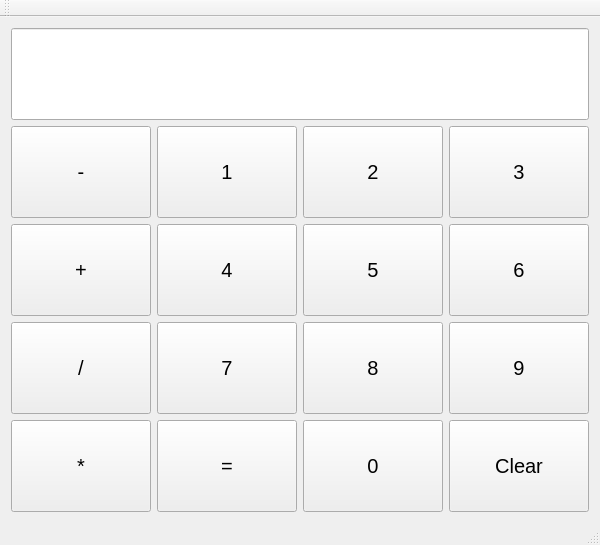
<?xml version="1.0" encoding="UTF-8"?>
<ui version="4.0">
 <class>FirstCalculatorOnQTClass</class>
 <widget class="QMainWindow" name="FirstCalculatorOnQTClass">
  <property name="geometry">
   <rect>
    <x>0</x>
    <y>0</y>
    <width>600</width>
    <height>545</height>
   </rect>
  </property>
  <property name="sizePolicy">
   <sizepolicy hsizetype="Expanding" vsizetype="Expanding">
    <horstretch>0</horstretch>
    <verstretch>0</verstretch>
   </sizepolicy>
  </property>
  <property name="windowTitle">
   <string>FirstCalculatorOnQT</string>
  </property>
  <widget class="QWidget" name="centralWidget">
   <layout class="QGridLayout" name="gridLayout_2">
    <item row="0" column="0">
     <layout class="QVBoxLayout" name="verticalLayout">
      <item>
       <layout class="QGridLayout" name="gridLayout">
        <item row="3" column="0">
         <widget class="QPushButton" name="pushButton_11">
          <property name="sizePolicy">
           <sizepolicy hsizetype="Expanding" vsizetype="Expanding">
            <horstretch>0</horstretch>
            <verstretch>0</verstretch>
           </sizepolicy>
          </property>
          <property name="font">
           <font>
            <pointsize>15</pointsize>
           </font>
          </property>
          <property name="text">
           <string>-</string>
          </property>
         </widget>
        </item>
        <item row="9" column="1">
         <widget class="QPushButton" name="pushButton_7">
          <property name="sizePolicy">
           <sizepolicy hsizetype="Expanding" vsizetype="Expanding">
            <horstretch>0</horstretch>
            <verstretch>0</verstretch>
           </sizepolicy>
          </property>
          <property name="font">
           <font>
            <pointsize>15</pointsize>
           </font>
          </property>
          <property name="text">
           <string>7</string>
          </property>
         </widget>
        </item>
        <item row="3" column="2">
         <widget class="QPushButton" name="pushButton_2">
          <property name="sizePolicy">
           <sizepolicy hsizetype="Expanding" vsizetype="Expanding">
            <horstretch>0</horstretch>
            <verstretch>0</verstretch>
           </sizepolicy>
          </property>
          <property name="font">
           <font>
            <pointsize>15</pointsize>
           </font>
          </property>
          <property name="text">
           <string>2</string>
          </property>
         </widget>
        </item>
        <item row="3" column="3">
         <widget class="QPushButton" name="pushButton_3">
          <property name="sizePolicy">
           <sizepolicy hsizetype="Expanding" vsizetype="Expanding">
            <horstretch>0</horstretch>
            <verstretch>0</verstretch>
           </sizepolicy>
          </property>
          <property name="font">
           <font>
            <pointsize>15</pointsize>
           </font>
          </property>
          <property name="text">
           <string>3</string>
          </property>
         </widget>
        </item>
        <item row="3" column="1">
         <widget class="QPushButton" name="pushButton">
          <property name="sizePolicy">
           <sizepolicy hsizetype="Expanding" vsizetype="Expanding">
            <horstretch>0</horstretch>
            <verstretch>0</verstretch>
           </sizepolicy>
          </property>
          <property name="font">
           <font>
            <pointsize>15</pointsize>
           </font>
          </property>
          <property name="text">
           <string>1</string>
          </property>
         </widget>
        </item>
        <item row="9" column="3">
         <widget class="QPushButton" name="pushButton_9">
          <property name="sizePolicy">
           <sizepolicy hsizetype="Expanding" vsizetype="Expanding">
            <horstretch>0</horstretch>
            <verstretch>0</verstretch>
           </sizepolicy>
          </property>
          <property name="font">
           <font>
            <pointsize>15</pointsize>
           </font>
          </property>
          <property name="text">
           <string>9</string>
          </property>
         </widget>
        </item>
        <item row="6" column="1">
         <widget class="QPushButton" name="pushButton_4">
          <property name="sizePolicy">
           <sizepolicy hsizetype="Expanding" vsizetype="Expanding">
            <horstretch>0</horstretch>
            <verstretch>0</verstretch>
           </sizepolicy>
          </property>
          <property name="font">
           <font>
            <pointsize>15</pointsize>
           </font>
          </property>
          <property name="text">
           <string>4</string>
          </property>
         </widget>
        </item>
        <item row="6" column="2">
         <widget class="QPushButton" name="pushButton_5">
          <property name="sizePolicy">
           <sizepolicy hsizetype="Expanding" vsizetype="Expanding">
            <horstretch>0</horstretch>
            <verstretch>0</verstretch>
           </sizepolicy>
          </property>
          <property name="font">
           <font>
            <pointsize>15</pointsize>
           </font>
          </property>
          <property name="text">
           <string>5</string>
          </property>
         </widget>
        </item>
        <item row="9" column="0">
         <widget class="QPushButton" name="pushButton_14">
          <property name="sizePolicy">
           <sizepolicy hsizetype="Expanding" vsizetype="Expanding">
            <horstretch>0</horstretch>
            <verstretch>0</verstretch>
           </sizepolicy>
          </property>
          <property name="font">
           <font>
            <pointsize>15</pointsize>
           </font>
          </property>
          <property name="text">
           <string>/</string>
          </property>
         </widget>
        </item>
        <item row="6" column="0">
         <widget class="QPushButton" name="pushButton_12">
          <property name="sizePolicy">
           <sizepolicy hsizetype="Expanding" vsizetype="Expanding">
            <horstretch>0</horstretch>
            <verstretch>0</verstretch>
           </sizepolicy>
          </property>
          <property name="font">
           <font>
            <pointsize>15</pointsize>
           </font>
          </property>
          <property name="text">
           <string>+</string>
          </property>
         </widget>
        </item>
        <item row="0" column="0" colspan="4">
         <widget class="QLineEdit" name="lineEdit">
          <property name="sizePolicy">
           <sizepolicy hsizetype="Expanding" vsizetype="Expanding">
            <horstretch>0</horstretch>
            <verstretch>0</verstretch>
           </sizepolicy>
          </property>
          <property name="font">
           <font>
            <pointsize>15</pointsize>
           </font>
          </property>
          <property name="alignment">
           <set>Qt::AlignmentFlag::AlignRight|Qt::AlignmentFlag::AlignTrailing|Qt::AlignmentFlag::AlignVCenter</set>
          </property>
         </widget>
        </item>
        <item row="9" column="2">
         <widget class="QPushButton" name="pushButton_8">
          <property name="sizePolicy">
           <sizepolicy hsizetype="Expanding" vsizetype="Expanding">
            <horstretch>0</horstretch>
            <verstretch>0</verstretch>
           </sizepolicy>
          </property>
          <property name="font">
           <font>
            <pointsize>15</pointsize>
           </font>
          </property>
          <property name="text">
           <string>8</string>
          </property>
         </widget>
        </item>
        <item row="6" column="3">
         <widget class="QPushButton" name="pushButton_6">
          <property name="sizePolicy">
           <sizepolicy hsizetype="Expanding" vsizetype="Expanding">
            <horstretch>0</horstretch>
            <verstretch>0</verstretch>
           </sizepolicy>
          </property>
          <property name="font">
           <font>
            <pointsize>15</pointsize>
           </font>
          </property>
          <property name="text">
           <string>6</string>
          </property>
         </widget>
        </item>
        <item row="10" column="1">
         <widget class="QPushButton" name="pushButton_16">
          <property name="sizePolicy">
           <sizepolicy hsizetype="Expanding" vsizetype="Expanding">
            <horstretch>0</horstretch>
            <verstretch>0</verstretch>
           </sizepolicy>
          </property>
          <property name="font">
           <font>
            <pointsize>15</pointsize>
           </font>
          </property>
          <property name="text">
           <string>=</string>
          </property>
         </widget>
        </item>
        <item row="10" column="2">
         <widget class="QPushButton" name="pushButton_10">
          <property name="sizePolicy">
           <sizepolicy hsizetype="Expanding" vsizetype="Expanding">
            <horstretch>0</horstretch>
            <verstretch>0</verstretch>
           </sizepolicy>
          </property>
          <property name="font">
           <font>
            <pointsize>15</pointsize>
           </font>
          </property>
          <property name="text">
           <string>0</string>
          </property>
         </widget>
        </item>
        <item row="10" column="3">
         <widget class="QPushButton" name="pushButton_13">
          <property name="sizePolicy">
           <sizepolicy hsizetype="Expanding" vsizetype="Expanding">
            <horstretch>0</horstretch>
            <verstretch>0</verstretch>
           </sizepolicy>
          </property>
          <property name="font">
           <font>
            <pointsize>15</pointsize>
           </font>
          </property>
          <property name="text">
           <string>Clear</string>
          </property>
         </widget>
        </item>
        <item row="10" column="0">
         <widget class="QPushButton" name="pushButton_15">
          <property name="sizePolicy">
           <sizepolicy hsizetype="Expanding" vsizetype="Expanding">
            <horstretch>0</horstretch>
            <verstretch>0</verstretch>
           </sizepolicy>
          </property>
          <property name="font">
           <font>
            <pointsize>15</pointsize>
           </font>
          </property>
          <property name="text">
           <string>*</string>
          </property>
         </widget>
        </item>
       </layout>
      </item>
     </layout>
    </item>
   </layout>
  </widget>
  <widget class="QMenuBar" name="menuBar">
   <property name="geometry">
    <rect>
     <x>0</x>
     <y>0</y>
     <width>600</width>
     <height>21</height>
    </rect>
   </property>
  </widget>
  <widget class="QToolBar" name="mainToolBar">
   <attribute name="toolBarArea">
    <enum>TopToolBarArea</enum>
   </attribute>
   <attribute name="toolBarBreak">
    <bool>false</bool>
   </attribute>
  </widget>
  <widget class="QStatusBar" name="statusBar"/>
 </widget>
 <layoutdefault spacing="6" margin="11"/>
 <resources>
  <include location="FirstCalculatorOnQT.qrc"/>
 </resources>
 <connections>
  <connection>
   <sender>pushButton_11</sender>
   <signal>clicked()</signal>
   <receiver>FirstCalculatorOnQTClass</receiver>
   <slot>addM()</slot>
   <hints>
    <hint type="sourcelabel">
     <x>131</x>
     <y>157</y>
    </hint>
    <hint type="destinationlabel">
     <x>203</x>
     <y>509</y>
    </hint>
   </hints>
  </connection>
  <connection>
   <sender>pushButton_12</sender>
   <signal>clicked()</signal>
   <receiver>FirstCalculatorOnQTClass</receiver>
   <slot>addP()</slot>
   <hints>
    <hint type="sourcelabel">
     <x>147</x>
     <y>281</y>
    </hint>
    <hint type="destinationlabel">
     <x>249</x>
     <y>515</y>
    </hint>
   </hints>
  </connection>
  <connection>
   <sender>pushButton_13</sender>
   <signal>clicked()</signal>
   <receiver>FirstCalculatorOnQTClass</receiver>
   <slot>addClear()</slot>
   <hints>
    <hint type="sourcelabel">
     <x>502</x>
     <y>464</y>
    </hint>
    <hint type="destinationlabel">
     <x>395</x>
     <y>517</y>
    </hint>
   </hints>
  </connection>
  <connection>
   <sender>pushButton</sender>
   <signal>clicked()</signal>
   <receiver>FirstCalculatorOnQTClass</receiver>
   <slot>add1()</slot>
   <hints>
    <hint type="sourcelabel">
     <x>296</x>
     <y>169</y>
    </hint>
    <hint type="destinationlabel">
     <x>96</x>
     <y>519</y>
    </hint>
   </hints>
  </connection>
  <connection>
   <sender>pushButton_2</sender>
   <signal>clicked()</signal>
   <receiver>FirstCalculatorOnQTClass</receiver>
   <slot>add2()</slot>
   <hints>
    <hint type="sourcelabel">
     <x>398</x>
     <y>183</y>
    </hint>
    <hint type="destinationlabel">
     <x>173</x>
     <y>520</y>
    </hint>
   </hints>
  </connection>
  <connection>
   <sender>pushButton_3</sender>
   <signal>clicked()</signal>
   <receiver>FirstCalculatorOnQTClass</receiver>
   <slot>add3()</slot>
   <hints>
    <hint type="sourcelabel">
     <x>573</x>
     <y>187</y>
    </hint>
    <hint type="destinationlabel">
     <x>492</x>
     <y>520</y>
    </hint>
   </hints>
  </connection>
  <connection>
   <sender>pushButton_4</sender>
   <signal>clicked()</signal>
   <receiver>FirstCalculatorOnQTClass</receiver>
   <slot>add4()</slot>
   <hints>
    <hint type="sourcelabel">
     <x>240</x>
     <y>276</y>
    </hint>
    <hint type="destinationlabel">
     <x>46</x>
     <y>512</y>
    </hint>
   </hints>
  </connection>
  <connection>
   <sender>pushButton_5</sender>
   <signal>clicked()</signal>
   <receiver>FirstCalculatorOnQTClass</receiver>
   <slot>add5()</slot>
   <hints>
    <hint type="sourcelabel">
     <x>358</x>
     <y>272</y>
    </hint>
    <hint type="destinationlabel">
     <x>317</x>
     <y>522</y>
    </hint>
   </hints>
  </connection>
  <connection>
   <sender>pushButton_6</sender>
   <signal>clicked()</signal>
   <receiver>FirstCalculatorOnQTClass</receiver>
   <slot>add6()</slot>
   <hints>
    <hint type="sourcelabel">
     <x>559</x>
     <y>286</y>
    </hint>
    <hint type="destinationlabel">
     <x>550</x>
     <y>519</y>
    </hint>
   </hints>
  </connection>
  <connection>
   <sender>pushButton_7</sender>
   <signal>clicked()</signal>
   <receiver>FirstCalculatorOnQTClass</receiver>
   <slot>add7()</slot>
   <hints>
    <hint type="sourcelabel">
     <x>268</x>
     <y>364</y>
    </hint>
    <hint type="destinationlabel">
     <x>441</x>
     <y>521</y>
    </hint>
   </hints>
  </connection>
  <connection>
   <sender>pushButton_8</sender>
   <signal>clicked()</signal>
   <receiver>FirstCalculatorOnQTClass</receiver>
   <slot>add8()</slot>
   <hints>
    <hint type="sourcelabel">
     <x>306</x>
     <y>416</y>
    </hint>
    <hint type="destinationlabel">
     <x>591</x>
     <y>502</y>
    </hint>
   </hints>
  </connection>
  <connection>
   <sender>pushButton_9</sender>
   <signal>clicked()</signal>
   <receiver>FirstCalculatorOnQTClass</receiver>
   <slot>add9()</slot>
   <hints>
    <hint type="sourcelabel">
     <x>526</x>
     <y>411</y>
    </hint>
    <hint type="destinationlabel">
     <x>593</x>
     <y>428</y>
    </hint>
   </hints>
  </connection>
  <connection>
   <sender>pushButton_14</sender>
   <signal>clicked()</signal>
   <receiver>FirstCalculatorOnQTClass</receiver>
   <slot>addD()</slot>
   <hints>
    <hint type="sourcelabel">
     <x>110</x>
     <y>348</y>
    </hint>
    <hint type="destinationlabel">
     <x>5</x>
     <y>443</y>
    </hint>
   </hints>
  </connection>
  <connection>
   <sender>pushButton_10</sender>
   <signal>clicked()</signal>
   <receiver>FirstCalculatorOnQTClass</receiver>
   <slot>add0()</slot>
   <hints>
    <hint type="sourcelabel">
     <x>326</x>
     <y>472</y>
    </hint>
    <hint type="destinationlabel">
     <x>4</x>
     <y>355</y>
    </hint>
   </hints>
  </connection>
  <connection>
   <sender>pushButton_15</sender>
   <signal>clicked()</signal>
   <receiver>FirstCalculatorOnQTClass</receiver>
   <slot>addY()</slot>
   <hints>
    <hint type="sourcelabel">
     <x>118</x>
     <y>463</y>
    </hint>
    <hint type="destinationlabel">
     <x>4</x>
     <y>259</y>
    </hint>
   </hints>
  </connection>
  <connection>
   <sender>pushButton_16</sender>
   <signal>clicked()</signal>
   <receiver>FirstCalculatorOnQTClass</receiver>
   <slot>addR()</slot>
   <hints>
    <hint type="sourcelabel">
     <x>203</x>
     <y>470</y>
    </hint>
    <hint type="destinationlabel">
     <x>301</x>
     <y>462</y>
    </hint>
   </hints>
  </connection>
 </connections>
 <slots>
  <slot>add1()</slot>
  <slot>add2()</slot>
  <slot>add3()</slot>
  <slot>add4()</slot>
  <slot>add5()</slot>
  <slot>add6()</slot>
  <slot>add7()</slot>
  <slot>add8()</slot>
  <slot>add9()</slot>
  <slot>add0()</slot>
  <slot>addM()</slot>
  <slot>addP()</slot>
  <slot>addD()</slot>
  <slot>addY()</slot>
  <slot>makeInput()</slot>
  <slot>addClear()</slot>
  <slot>addR()</slot>
 </slots>
</ui>
